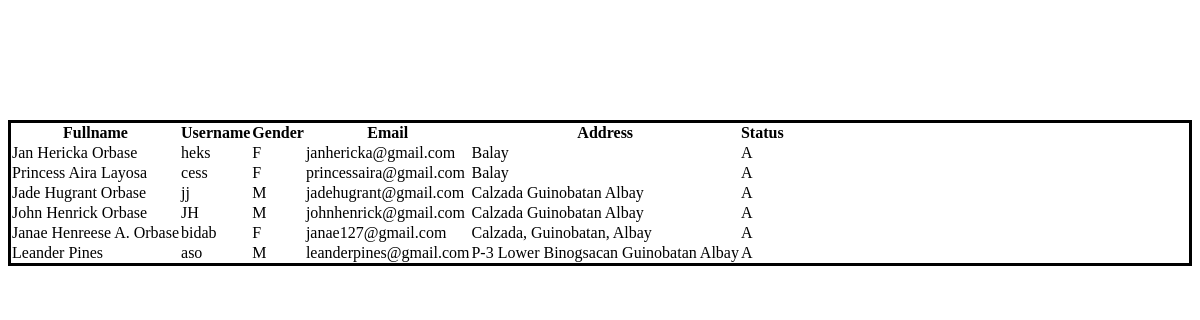
The page /admin/registered_users.php on the database its author committed.
### tables this page shows
CREATE TABLE `users` (
  `user_id` int(11) NOT NULL,
  `fullname` varchar(150) NOT NULL,
  `username` varchar(55) NOT NULL,
  `password` varchar(55) NOT NULL,
  `email` varchar(55) NOT NULL,
  `gender` char(1) NOT NULL,
  `address` varchar(255) NOT NULL,
  `contact_number` varchar(11) NOT NULL,
  `date_added` timestamp NOT NULL DEFAULT current_timestamp(),
  `user_type` char(1) NOT NULL DEFAULT 'C',
  `user_status` char(1) NOT NULL DEFAULT 'A'
);

### admin/registered_users.php (the view, shortened to what this page needs)
<?php
    include_once "../dbconnect.php";
?>
<!DOCTYPE html>
<html lang="en">
<head>
    <link rel="stylesheet" href="../style/customer_info.css">
</head>
<body>
        <?php
            $sql_get_users_info = "SELECT *FROM users
                                    WHERE user_type = 'C';";
            $sql_execute_results = mysqli_query($conn,$sql_get_users_info);
        ?>
                <div class="container full-height align-items-center">
                    <div class="col-6" >
                    <table class="table table-striped">
                            <tr>
                                <th>Fullname</th>
                                <th>Username</th>
                                <th>Gender</th>
                                <th>Email</th>
                                <th>Address</th>
                                <th>Status</th>
                            </tr>
                        <?php
                            while($row = mysqli_fetch_assoc($sql_execute_results)){ ?>
                                <tr>
                                    <td><?php echo ucwords ($row['fullname']);?></td>
                                    <td><?php echo $row['username'];?></td>
                                    <td><?php echo $row['gender'];?></td>
                                    <td><?php echo $row['email'];?></td>
                                    <td><?php echo ucwords ($row['address']);?></td>
                                    <td><?php echo $row['user_status'];?></td>
                                </tr>
                        <?php } ?>
                    </table>
                </div>
            </div>
</body>
</html>

### style/customer_info.css (style rules this page uses)
table { caption-side: bottom; border-collapse: collapse; }
.container { border-style: solid; margin-top: 15vh; }
.col-6 { flex: 0 0 auto; width: 100%; }

### rows shown on the page
users: fullname "Jan Hericka Orbase", username "heks", gender "F", email "janhericka@gmail.com", address "Balay", user_status "A"
users: fullname "Princess Aira Layosa", username "cess", gender "F", email "princessaira@gmail.com", address "Balay", user_status "A"
users: fullname "Jade Hugrant Orbase", username "jj", gender "M", email "jadehugrant@gmail.com", address "Calzada Guinobatan Albay", user_status "A"
users: fullname "John Henrick Orbase", username "JH", gender "M", email "johnhenrick@gmail.com", address "Calzada Guinobatan Albay", user_status "A"
users: fullname "Janae Henreese A. Orbase", username "bidab", gender "F", email "janae127@gmail.com", address "Calzada, Guinobatan, Albay", user_status "A"
users: fullname "Leander Pines", username "aso", gender "M", email "leanderpines@gmail.com", address "P-3 Lower Binogsacan Guinobatan Albay", user_status "A"
